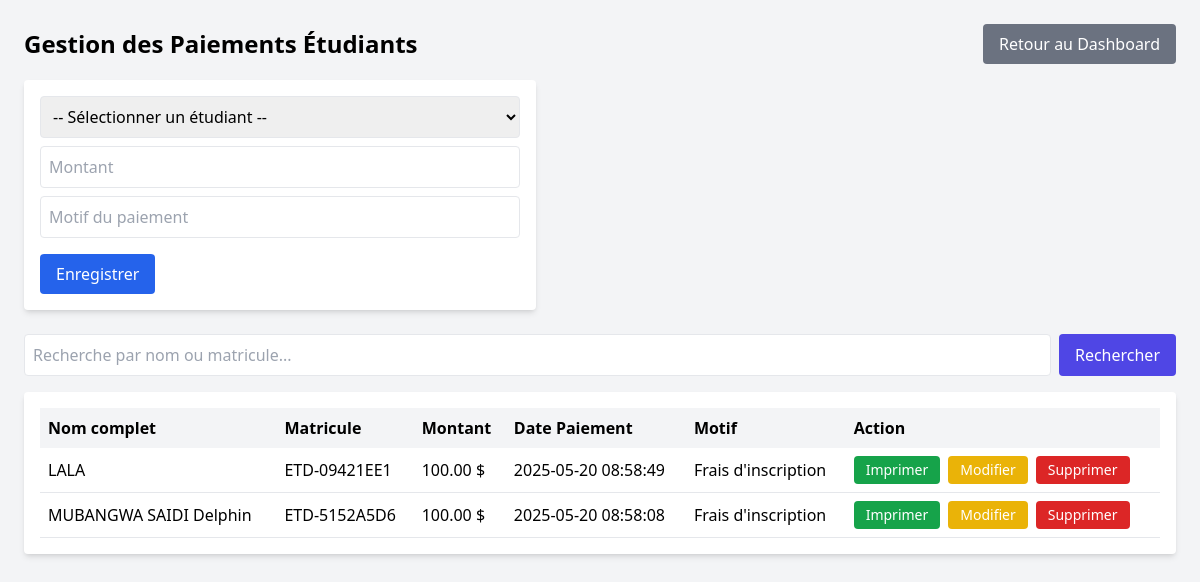
/financier_enregistrer.php (signed in), run on the app's committed database.
### tables this page shows
CREATE TABLE IF NOT EXISTS `paiements` (
  `id` int(11) NOT NULL AUTO_INCREMENT,
  `id_etudiant` int(11) NOT NULL,
  `montant` decimal(10,2) DEFAULT NULL,
  `date_paiement` datetime DEFAULT CURRENT_TIMESTAMP,
  `motif` varchar(255) DEFAULT NULL,
  PRIMARY KEY (`id`),
  KEY `id_etudiant` (`id_etudiant`)
);

CREATE TABLE IF NOT EXISTS `etudiants` (
  `id_etudiant` int(11) NOT NULL AUTO_INCREMENT,
  `nomcomplet` varchar(100) NOT NULL,
  `sexe` varchar(10) NOT NULL,
  `telephone` varchar(50) NOT NULL,
  `matricule` varchar(50) NOT NULL,
  `departement` varchar(100) NOT NULL,
  `options` varchar(100) NOT NULL,
  `photo` varchar(100) NOT NULL,
  `date_enregistrement` datetime DEFAULT CURRENT_TIMESTAMP,
  `statut_fingerprint` enum('Non capturé','Capturé') NOT NULL DEFAULT 'Non capturé',
  `empreinte_path` varchar(255) DEFAULT NULL,
  PRIMARY KEY (`id_etudiant`)
);

### financier_enregistrer.php (the view, shortened to what this page needs)
<?php
$pdo = new PDO("mysql:host=localhost;dbname=unisecureid_db;charset=utf8", "root", "", [
    PDO::ATTR_ERRMODE => PDO::ERRMODE_EXCEPTION
]);
$search = $_GET['search'] ?? '';
$page = max(1, intval($_GET['page'] ?? 1));
$limit = 10;
$offset = ($page - 1) * $limit;
$stmt = $pdo->prepare("SELECT p.*, e.nomcomplet, e.matricule FROM paiements p JOIN etudiants e ON p.id_etudiant = e.id_etudiant WHERE e.nomcomplet LIKE :search OR e.matricule LIKE :search ORDER BY date_paiement DESC LIMIT :limit OFFSET :offset");
$stmt->bindValue(':search', "%$search%", PDO::PARAM_STR);
$stmt->bindValue(':limit', $limit, PDO::PARAM_INT);
$stmt->bindValue(':offset', $offset, PDO::PARAM_INT);
$stmt->execute();
$paiements = $stmt->fetchAll();
?>
<!DOCTYPE html>
<html lang="fr">
<head>
    <script src="https://cdn.tailwindcss.com"></script>
</head>
<body class="bg-gray-100 p-6">
    <div class="flex justify-between items-center mb-4 no-print">
        <h1 class="text-2xl font-bold">Gestion des Paiements Étudiants</h1>
        <a href="dashboard.php" class="bg-gray-500 text-white px-4 py-2 rounded hover:bg-gray-600">Retour au Dashboard</a>
    </div>
    <form method="post" class="bg-white p-4 rounded shadow-md mb-6 max-w-lg no-print">
        <select name="id_etudiant" class="w-full p-2 border mb-2 rounded" required>
            <option value="">-- Sélectionner un étudiant --</option>
        </select>
        <input type="number" step="0.01" name="montant" placeholder="Montant" class="w-full p-2 border mb-2 rounded" required>
        <input type="text" name="motif" placeholder="Motif du paiement" class="w-full p-2 border mb-4 rounded" required>
        <button type="submit" class="bg-blue-600 hover:bg-blue-700 text-white px-4 py-2 rounded">Enregistrer</button>
    </form>
    <form method="get" class="mb-4 flex gap-2 no-print">
        <input type="text" name="search" placeholder="Recherche par nom ou matricule..." value="<?= htmlspecialchars($search) ?>" class="w-full p-2 border rounded">
        <button type="submit" class="bg-indigo-600 text-white px-4 py-2 rounded hover:bg-indigo-700">Rechercher</button>
    </form>
    <div class="bg-white p-4 rounded shadow-md overflow-x-auto no-print">
        <table class="min-w-full">
            <thead class="bg-gray-100">
                <tr>
                    <th class="p-2 text-left">Nom complet</th>
                    <th class="p-2 text-left">Matricule</th>
                    <th class="p-2 text-left">Montant</th>
                    <th class="p-2 text-left">Date Paiement</th>
                    <th class="p-2 text-left">Motif</th>
                    <th class="p-2 text-left">Action</th>
                </tr>
            </thead>
            <tbody>
                <?php foreach ($paiements as $p): ?>
                    <tr class="border-b hover:bg-gray-50">
                        <td class="p-2"><?= htmlspecialchars($p['nomcomplet']) ?></td>
                        <td class="p-2"><?= htmlspecialchars($p['matricule']) ?></td>
                        <td class="p-2"><?= htmlspecialchars($p['montant']) ?> $</td>
                        <td class="p-2"><?= htmlspecialchars($p['date_paiement']) ?></td>
                        <td class="p-2"><?= htmlspecialchars($p['motif']) ?></td>
                        <td class="p-2 flex gap-2">
                            <a href="?print=<?= $p['id'] ?>" class="bg-green-600 text-white px-3 py-1 rounded text-sm">Imprimer</a>
                            <a href="modifier_paiement.php?id=<?= $p['id'] ?>" class="bg-yellow-500 text-white px-3 py-1 rounded text-sm">Modifier</a>
                            <a href="?delete=<?= $p['id'] ?>" onclick="return confirm('Supprimer ce paiement ?')" class="bg-red-600 text-white px-3 py-1 rounded text-sm">Supprimer</a>
                        </td>
                    </tr>
                <?php endforeach; ?>
            </tbody>
        </table>
    </div>
</body>
</html>

### data on the page
paiements: id_etudiant.nomcomplet "LALA", id_etudiant.matricule "ETD-09421EE1", montant "100.00", date_paiement "2025-05-20 08:58:49", motif "Frais d'inscription"
paiements: id_etudiant.nomcomplet "MUBANGWA SAIDI Delphin", id_etudiant.matricule "ETD-5152A5D6", montant "100.00", date_paiement "2025-05-20 08:58:08", motif "Frais d'inscription"
